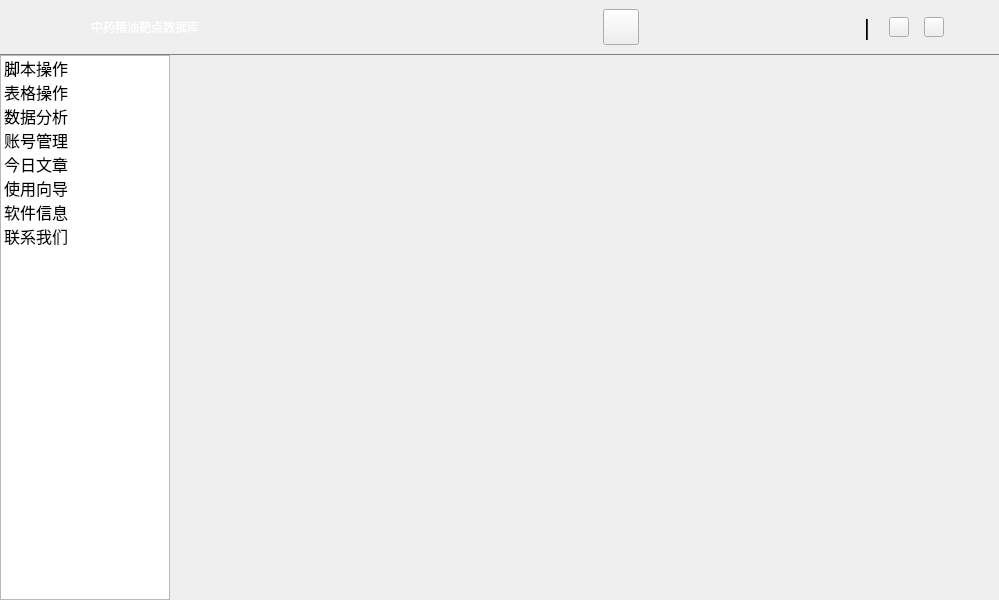
<?xml version="1.0" encoding="UTF-8"?>
<ui version="4.0">
 <class>Form</class>
 <widget class="QWidget" name="Form">
  <property name="geometry">
   <rect>
    <x>0</x>
    <y>0</y>
    <width>999</width>
    <height>600</height>
   </rect>
  </property>
  <property name="windowTitle">
   <string>Form</string>
  </property>
  <property name="styleSheet">
   <string notr="true"/>
  </property>
  <layout class="QVBoxLayout" name="verticalLayout" stretch="1,10">
   <property name="spacing">
    <number>0</number>
   </property>
   <property name="leftMargin">
    <number>0</number>
   </property>
   <property name="topMargin">
    <number>0</number>
   </property>
   <property name="rightMargin">
    <number>0</number>
   </property>
   <property name="bottomMargin">
    <number>0</number>
   </property>
   <item>
    <widget class="QWidget" name="mainwindow_widget" native="true">
     <property name="styleSheet">
      <string notr="true">QWidget{
	border-bottom:1px solid gray;
}</string>
     </property>
     <layout class="QHBoxLayout" name="horizontalLayout_4">
      <property name="leftMargin">
       <number>5</number>
      </property>
      <property name="topMargin">
       <number>0</number>
      </property>
      <property name="rightMargin">
       <number>0</number>
      </property>
      <property name="bottomMargin">
       <number>0</number>
      </property>
      <item>
       <layout class="QHBoxLayout" name="horizontalLayout_3">
        <property name="spacing">
         <number>0</number>
        </property>
        <item>
         <widget class="QPushButton" name="mainicon_btn">
          <property name="minimumSize">
           <size>
            <width>40</width>
            <height>40</height>
           </size>
          </property>
          <property name="maximumSize">
           <size>
            <width>40</width>
            <height>40</height>
           </size>
          </property>
          <property name="styleSheet">
           <string notr="true">QPushButton{
	border-radius:20px;
	border:none;
	border-image: url(:/mainwindow/images/syc.ico);
}</string>
          </property>
          <property name="text">
           <string/>
          </property>
         </widget>
        </item>
        <item>
         <widget class="QPushButton" name="mainname_btn">
          <property name="minimumSize">
           <size>
            <width>200</width>
            <height>40</height>
           </size>
          </property>
          <property name="styleSheet">
           <string notr="true">QPushButton{
	border:none;
	font: 75 14pt &quot;微软雅黑&quot;;
	color:white;
}</string>
          </property>
          <property name="text">
           <string>中药精油靶点数据库</string>
          </property>
         </widget>
        </item>
       </layout>
      </item>
      <item>
       <spacer name="horizontalSpacer">
        <property name="orientation">
         <enum>Qt::Horizontal</enum>
        </property>
        <property name="sizeHint" stdset="0">
         <size>
          <width>73</width>
          <height>20</height>
         </size>
        </property>
       </spacer>
      </item>
      <item>
       <widget class="QLabel" name="time_label">
        <property name="minimumSize">
         <size>
          <width>150</width>
          <height>30</height>
         </size>
        </property>
        <property name="maximumSize">
         <size>
          <width>16777215</width>
          <height>30</height>
         </size>
        </property>
        <property name="styleSheet">
         <string notr="true">QLabel{
	font: 75 12pt &quot;微软雅黑&quot;;
}</string>
        </property>
        <property name="text">
         <string/>
        </property>
       </widget>
      </item>
      <item>
       <spacer name="horizontalSpacer_2">
        <property name="orientation">
         <enum>Qt::Horizontal</enum>
        </property>
        <property name="sizeHint" stdset="0">
         <size>
          <width>30</width>
          <height>20</height>
         </size>
        </property>
       </spacer>
      </item>
      <item>
       <layout class="QHBoxLayout" name="horizontalLayout_2">
        <property name="spacing">
         <number>15</number>
        </property>
        <property name="rightMargin">
         <number>10</number>
        </property>
        <item>
         <widget class="QPushButton" name="userIcon_btn">
          <property name="minimumSize">
           <size>
            <width>36</width>
            <height>36</height>
           </size>
          </property>
          <property name="maximumSize">
           <size>
            <width>36</width>
            <height>36</height>
           </size>
          </property>
          <property name="styleSheet">
           <string notr="true"/>
          </property>
          <property name="text">
           <string/>
          </property>
         </widget>
        </item>
        <item>
         <widget class="QPushButton" name="userName_btn">
          <property name="minimumSize">
           <size>
            <width>60</width>
            <height>30</height>
           </size>
          </property>
          <property name="maximumSize">
           <size>
            <width>60</width>
            <height>30</height>
           </size>
          </property>
          <property name="styleSheet">
           <string notr="true">QPushButton{
	border:none;
}</string>
          </property>
          <property name="text">
           <string/>
          </property>
         </widget>
        </item>
        <item>
         <widget class="QPushButton" name="arrow_btn">
          <property name="minimumSize">
           <size>
            <width>30</width>
            <height>30</height>
           </size>
          </property>
          <property name="maximumSize">
           <size>
            <width>30</width>
            <height>30</height>
           </size>
          </property>
          <property name="styleSheet">
           <string notr="true">QPushButton{
	border:none;
	border-image: url(:/mainwindow/images/arrow-down.png);
}</string>
          </property>
          <property name="text">
           <string/>
          </property>
         </widget>
        </item>
        <item>
         <widget class="QPushButton" name="skin_btn">
          <property name="minimumSize">
           <size>
            <width>30</width>
            <height>30</height>
           </size>
          </property>
          <property name="maximumSize">
           <size>
            <width>30</width>
            <height>30</height>
           </size>
          </property>
          <property name="toolTip">
           <string>换肤</string>
          </property>
          <property name="styleSheet">
           <string notr="true">QPushButton{
	border-radius:15px;
	border:none;
	border-image: url(:/mainwindow/images/skin.png);
}</string>
          </property>
          <property name="text">
           <string/>
          </property>
         </widget>
        </item>
        <item>
         <widget class="QPushButton" name="setting_btn">
          <property name="minimumSize">
           <size>
            <width>30</width>
            <height>30</height>
           </size>
          </property>
          <property name="maximumSize">
           <size>
            <width>30</width>
            <height>30</height>
           </size>
          </property>
          <property name="toolTip">
           <string>设置</string>
          </property>
          <property name="styleSheet">
           <string notr="true">QPushButton{
	border-radius:15px;
	border:none;
	border-image: url(:/mainwindow/images/setting.png);
}</string>
          </property>
          <property name="text">
           <string/>
          </property>
         </widget>
        </item>
        <item>
         <widget class="QLabel" name="label">
          <property name="minimumSize">
           <size>
            <width>10</width>
            <height>30</height>
           </size>
          </property>
          <property name="maximumSize">
           <size>
            <width>10</width>
            <height>30</height>
           </size>
          </property>
          <property name="styleSheet">
           <string notr="true">QLabel{
	font-size:22px;
}</string>
          </property>
          <property name="text">
           <string>|</string>
          </property>
         </widget>
        </item>
        <item>
         <widget class="QPushButton" name="min_btn">
          <property name="minimumSize">
           <size>
            <width>20</width>
            <height>20</height>
           </size>
          </property>
          <property name="maximumSize">
           <size>
            <width>20</width>
            <height>20</height>
           </size>
          </property>
          <property name="toolTip">
           <string>最小化</string>
          </property>
          <property name="styleSheet">
           <string notr="true">QPushButton{
	border-image: url(:/mainwindow/images/minus.png);
}</string>
          </property>
          <property name="text">
           <string/>
          </property>
         </widget>
        </item>
        <item>
         <widget class="QPushButton" name="max_btn">
          <property name="minimumSize">
           <size>
            <width>20</width>
            <height>20</height>
           </size>
          </property>
          <property name="maximumSize">
           <size>
            <width>20</width>
            <height>20</height>
           </size>
          </property>
          <property name="toolTip">
           <string>最大化</string>
          </property>
          <property name="styleSheet">
           <string notr="true">QPushButton{
	border-image: url(:/mainwindow/images/max.png);
}</string>
          </property>
          <property name="text">
           <string/>
          </property>
         </widget>
        </item>
        <item>
         <widget class="QPushButton" name="close_btn">
          <property name="minimumSize">
           <size>
            <width>30</width>
            <height>30</height>
           </size>
          </property>
          <property name="maximumSize">
           <size>
            <width>30</width>
            <height>30</height>
           </size>
          </property>
          <property name="toolTip">
           <string>关闭</string>
          </property>
          <property name="statusTip">
           <string/>
          </property>
          <property name="styleSheet">
           <string notr="true">QPushButton{
	border-radius:15px;
	border:none;
	border-image: url(:/mainwindow/images/exit.png);
}</string>
          </property>
          <property name="text">
           <string/>
          </property>
         </widget>
        </item>
       </layout>
      </item>
     </layout>
    </widget>
   </item>
   <item>
    <widget class="QWidget" name="widget_2" native="true">
     <layout class="QHBoxLayout" name="horizontalLayout" stretch="2,8">
      <property name="spacing">
       <number>0</number>
      </property>
      <property name="leftMargin">
       <number>0</number>
      </property>
      <property name="topMargin">
       <number>0</number>
      </property>
      <property name="rightMargin">
       <number>0</number>
      </property>
      <property name="bottomMargin">
       <number>0</number>
      </property>
      <item>
       <widget class="QListWidget" name="listWidget">
        <property name="minimumSize">
         <size>
          <width>170</width>
          <height>0</height>
         </size>
        </property>
        <property name="maximumSize">
         <size>
          <width>170</width>
          <height>16777215</height>
         </size>
        </property>
        <property name="styleSheet">
         <string notr="true"/>
        </property>
        <property name="iconSize">
         <size>
          <width>40</width>
          <height>40</height>
         </size>
        </property>
        <property name="viewMode">
         <enum>QListView::ListMode</enum>
        </property>
        <item>
         <property name="text">
          <string>脚本操作</string>
         </property>
         <property name="font">
          <font>
           <family>微软雅黑</family>
           <pointsize>12</pointsize>
          </font>
         </property>
         <property name="textAlignment">
          <set>AlignLeading|AlignVCenter</set>
         </property>
         <property name="background">
          <brush brushstyle="NoBrush">
           <color alpha="255">
            <red>0</red>
            <green>0</green>
            <blue>0</blue>
           </color>
          </brush>
         </property>
         <property name="foreground">
          <brush brushstyle="NoBrush">
           <color alpha="255">
            <red>0</red>
            <green>0</green>
            <blue>0</blue>
           </color>
          </brush>
         </property>
         <property name="icon">
          <iconset>
           <normalon>:/mainwindow/images/sqlscript.png</normalon>
          </iconset>
         </property>
        </item>
        <item>
         <property name="text">
          <string>表格操作</string>
         </property>
         <property name="font">
          <font>
           <family>微软雅黑</family>
           <pointsize>12</pointsize>
          </font>
         </property>
         <property name="foreground">
          <brush brushstyle="NoBrush">
           <color alpha="255">
            <red>0</red>
            <green>0</green>
            <blue>0</blue>
           </color>
          </brush>
         </property>
         <property name="icon">
          <iconset>
           <normalon>:/mainwindow/images/table.png</normalon>
          </iconset>
         </property>
        </item>
        <item>
         <property name="text">
          <string>数据分析</string>
         </property>
         <property name="font">
          <font>
           <pointsize>12</pointsize>
          </font>
         </property>
         <property name="foreground">
          <brush brushstyle="NoBrush">
           <color alpha="255">
            <red>0</red>
            <green>0</green>
            <blue>0</blue>
           </color>
          </brush>
         </property>
         <property name="icon">
          <iconset>
           <normalon>:/mainwindow/images/data_analysis.png</normalon>
          </iconset>
         </property>
        </item>
        <item>
         <property name="text">
          <string>账号管理</string>
         </property>
         <property name="font">
          <font>
           <pointsize>12</pointsize>
          </font>
         </property>
         <property name="foreground">
          <brush brushstyle="NoBrush">
           <color alpha="255">
            <red>0</red>
            <green>0</green>
            <blue>0</blue>
           </color>
          </brush>
         </property>
         <property name="icon">
          <iconset>
           <normalon>:/mainwindow/images/account_management.png</normalon>
          </iconset>
         </property>
        </item>
        <item>
         <property name="text">
          <string>今日文章</string>
         </property>
         <property name="font">
          <font>
           <pointsize>12</pointsize>
          </font>
         </property>
         <property name="foreground">
          <brush brushstyle="NoBrush">
           <color alpha="255">
            <red>0</red>
            <green>0</green>
            <blue>0</blue>
           </color>
          </brush>
         </property>
         <property name="icon">
          <iconset>
           <normalon>:/mainwindow/images/today_article.png</normalon>
          </iconset>
         </property>
        </item>
        <item>
         <property name="text">
          <string>使用向导</string>
         </property>
         <property name="font">
          <font>
           <pointsize>12</pointsize>
          </font>
         </property>
         <property name="foreground">
          <brush brushstyle="NoBrush">
           <color alpha="255">
            <red>0</red>
            <green>0</green>
            <blue>0</blue>
           </color>
          </brush>
         </property>
         <property name="icon">
          <iconset>
           <normalon>:/mainwindow/images/user_guide.png</normalon>
          </iconset>
         </property>
        </item>
        <item>
         <property name="text">
          <string>软件信息</string>
         </property>
         <property name="font">
          <font>
           <pointsize>12</pointsize>
          </font>
         </property>
         <property name="foreground">
          <brush brushstyle="NoBrush">
           <color alpha="255">
            <red>0</red>
            <green>0</green>
            <blue>0</blue>
           </color>
          </brush>
         </property>
         <property name="icon">
          <iconset>
           <normalon>:/mainwindow/images/soft_information.png</normalon>
          </iconset>
         </property>
        </item>
        <item>
         <property name="text">
          <string>联系我们</string>
         </property>
         <property name="font">
          <font>
           <pointsize>12</pointsize>
          </font>
         </property>
         <property name="foreground">
          <brush brushstyle="NoBrush">
           <color alpha="255">
            <red>0</red>
            <green>0</green>
            <blue>0</blue>
           </color>
          </brush>
         </property>
         <property name="icon">
          <iconset>
           <normalon>:/mainwindow/images/our_code.png</normalon>
          </iconset>
         </property>
        </item>
       </widget>
      </item>
      <item>
       <widget class="QWidget" name="widget_3" native="true">
        <layout class="QHBoxLayout" name="horizontalLayout_5">
         <property name="spacing">
          <number>0</number>
         </property>
         <property name="leftMargin">
          <number>5</number>
         </property>
         <property name="topMargin">
          <number>5</number>
         </property>
         <property name="rightMargin">
          <number>5</number>
         </property>
         <property name="bottomMargin">
          <number>5</number>
         </property>
         <item>
          <widget class="QStackedWidget" name="stackedWidget">
           <property name="styleSheet">
            <string notr="true">QStackedWidget{
	border-radius:10px;
}</string>
           </property>
           <property name="currentIndex">
            <number>-1</number>
           </property>
          </widget>
         </item>
        </layout>
       </widget>
      </item>
     </layout>
    </widget>
   </item>
  </layout>
 </widget>
 <resources>
  <include location="../my_images.qrc"/>
 </resources>
 <connections>
  <connection>
   <sender>listWidget</sender>
   <signal>currentItemChanged(QListWidgetItem*,QListWidgetItem*)</signal>
   <receiver>Form</receiver>
   <slot>change_frame()</slot>
   <hints>
    <hint type="sourcelabel">
     <x>72</x>
     <y>66</y>
    </hint>
    <hint type="destinationlabel">
     <x>-2</x>
     <y>66</y>
    </hint>
   </hints>
  </connection>
  <connection>
   <sender>userIcon_btn</sender>
   <signal>clicked()</signal>
   <receiver>Form</receiver>
   <slot>open_usermanagement_pane()</slot>
   <hints>
    <hint type="sourcelabel">
     <x>679</x>
     <y>31</y>
    </hint>
    <hint type="destinationlabel">
     <x>519</x>
     <y>-25</y>
    </hint>
   </hints>
  </connection>
  <connection>
   <sender>userName_btn</sender>
   <signal>clicked()</signal>
   <receiver>Form</receiver>
   <slot>open_personcard()</slot>
   <hints>
    <hint type="sourcelabel">
     <x>749</x>
     <y>33</y>
    </hint>
    <hint type="destinationlabel">
     <x>590</x>
     <y>-16</y>
    </hint>
   </hints>
  </connection>
  <connection>
   <sender>arrow_btn</sender>
   <signal>clicked()</signal>
   <receiver>Form</receiver>
   <slot>open_personcard()</slot>
   <hints>
    <hint type="sourcelabel">
     <x>789</x>
     <y>27</y>
    </hint>
    <hint type="destinationlabel">
     <x>647</x>
     <y>-9</y>
    </hint>
   </hints>
  </connection>
  <connection>
   <sender>skin_btn</sender>
   <signal>clicked()</signal>
   <receiver>Form</receiver>
   <slot>open_skin()</slot>
   <hints>
    <hint type="sourcelabel">
     <x>829</x>
     <y>32</y>
    </hint>
    <hint type="destinationlabel">
     <x>684</x>
     <y>-24</y>
    </hint>
   </hints>
  </connection>
  <connection>
   <sender>setting_btn</sender>
   <signal>clicked()</signal>
   <receiver>Form</receiver>
   <slot>open_information_pane()</slot>
   <hints>
    <hint type="sourcelabel">
     <x>869</x>
     <y>26</y>
    </hint>
    <hint type="destinationlabel">
     <x>723</x>
     <y>-13</y>
    </hint>
   </hints>
  </connection>
  <connection>
   <sender>min_btn</sender>
   <signal>clicked()</signal>
   <receiver>Form</receiver>
   <slot>showMin()</slot>
   <hints>
    <hint type="sourcelabel">
     <x>919</x>
     <y>35</y>
    </hint>
    <hint type="destinationlabel">
     <x>770</x>
     <y>-16</y>
    </hint>
   </hints>
  </connection>
  <connection>
   <sender>max_btn</sender>
   <signal>clicked()</signal>
   <receiver>Form</receiver>
   <slot>showMax()</slot>
   <hints>
    <hint type="sourcelabel">
     <x>949</x>
     <y>36</y>
    </hint>
    <hint type="destinationlabel">
     <x>795</x>
     <y>-20</y>
    </hint>
   </hints>
  </connection>
  <connection>
   <sender>close_btn</sender>
   <signal>clicked()</signal>
   <receiver>Form</receiver>
   <slot>close_mysystem()</slot>
   <hints>
    <hint type="sourcelabel">
     <x>982</x>
     <y>22</y>
    </hint>
    <hint type="destinationlabel">
     <x>1012</x>
     <y>30</y>
    </hint>
   </hints>
  </connection>
 </connections>
 <slots>
  <slot>change_frame()</slot>
  <slot>open_usermanagement_pane()</slot>
  <slot>open_personcard()</slot>
  <slot>open_skin()</slot>
  <slot>open_information_pane()</slot>
  <slot>showMax()</slot>
  <slot>showMin()</slot>
  <slot>exit_main()</slot>
  <slot>close_mysystem()</slot>
 </slots>
</ui>
